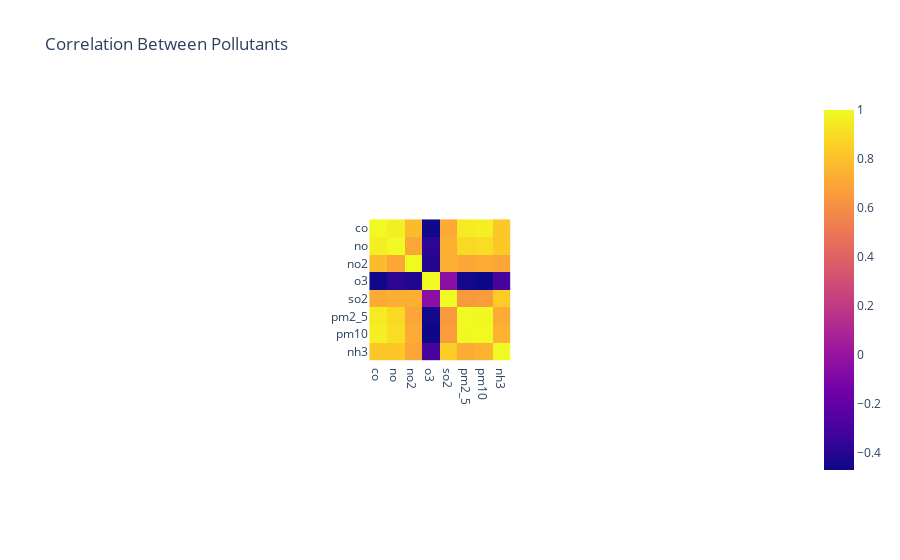

The notebook cell saved with this chart:
### Code cell
# Correlation Between Pollutants
correlation_matrix = df[pollutants].corr()
fig = px.imshow(correlation_matrix, x=pollutants, 
                 y=pollutants, title="Correlation Between Pollutants")
fig.show()

### Figure 1 — Plotly figure (JSON) as saved in the notebook; plotly's stock layout.template omitted (floating-point values rounded to 4 significant figures)
{"data": [{"coloraxis": "coloraxis", "hovertemplate": "x: %{x}<br>y: %{y}<br>color: %{z}<extra></extra>", "name": "0", "type": "heatmap", "x": ["co", "no", "no2", "o3", "so2", "pm2_5", "pm10", "nh3"], "xaxis": "x", "y": ["co", "no", "no2", "o3", "so2", "pm2_5", "pm10", "nh3"], "yaxis": "y", "z": [[1, 0.9697, 0.7764, -0.4631, 0.7168, 0.9531, 0.9668, 0.8263], [0.9697, 1, 0.7022, -0.3778, 0.7345, 0.8888, 0.9033, 0.8236], [0.7764, 0.7022, 1, -0.4072, 0.735, 0.6987, 0.72, 0.7003], [-0.4631, -0.3778, -0.4072, 1, -0.04916, -0.4505, -0.4685, -0.2997], [0.7168, 0.7345, 0.735, -0.04916, 1, 0.649, 0.6583, 0.8436], [0.9531, 0.8888, 0.6987, -0.4505, 0.649, 1, 0.9941, 0.7203], [0.9668, 0.9033, 0.72, -0.4685, 0.6583, 0.9941, 1, 0.7545], [0.8263, 0.8236, 0.7003, -0.2997, 0.8436, 0.7203, 0.7545, 1]]}], "layout": {"autosize": true, "coloraxis": {"colorscale": [[0, "#0d0887"], [0.1111, "#46039f"], [0.2222, "#7201a8"], [0.3333, "#9c179e"], [0.4444, "#bd3786"], [0.5556, "#d8576b"], [0.6667, "#ed7953"], [0.7778, "#fb9f3a"], [0.8889, "#fdca26"], [1, "#f0f921"]]}, "title": {"text": "Correlation Between Pollutants"}, "xaxis": {"anchor": "y", "autorange": true, "constrain": "domain", "domain": [0.4017, 0.5983], "range": [-0.5, 7.5], "scaleanchor": "y", "type": "category"}, "yaxis": {"anchor": "x", "autorange": true, "constrain": "domain", "domain": [0, 1], "range": [7.5, -0.5], "type": "category"}}}
